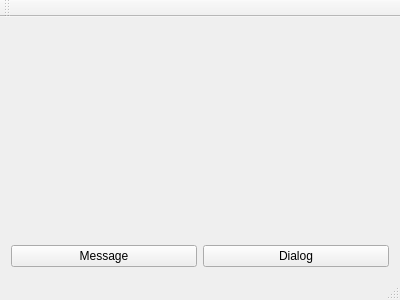
<?xml version="1.0" encoding="UTF-8"?>
<ui version="4.0">
 <class>MainWindow</class>
 <widget class="QMainWindow" name="MainWindow">
  <property name="geometry">
   <rect>
    <x>0</x>
    <y>0</y>
    <width>400</width>
    <height>300</height>
   </rect>
  </property>
  <property name="windowTitle">
   <string>MainWindow</string>
  </property>
  <widget class="QWidget" name="centralWidget">
   <layout class="QVBoxLayout" name="verticalLayout_2">
    <item>
     <layout class="QVBoxLayout" name="verticalLayout">
      <item>
       <widget class="QtAddons::QtLogViewer" name="logviewer" native="true"/>
      </item>
      <item>
       <layout class="QHBoxLayout" name="horizontalLayout">
        <item>
         <widget class="QPushButton" name="buttonMessage">
          <property name="text">
           <string>Message</string>
          </property>
         </widget>
        </item>
        <item>
         <widget class="QPushButton" name="buttonDialog">
          <property name="text">
           <string>Dialog</string>
          </property>
         </widget>
        </item>
       </layout>
      </item>
     </layout>
    </item>
   </layout>
  </widget>
  <widget class="QMenuBar" name="menuBar">
   <property name="geometry">
    <rect>
     <x>0</x>
     <y>0</y>
     <width>400</width>
     <height>22</height>
    </rect>
   </property>
  </widget>
  <widget class="QToolBar" name="mainToolBar">
   <attribute name="toolBarArea">
    <enum>TopToolBarArea</enum>
   </attribute>
   <attribute name="toolBarBreak">
    <bool>false</bool>
   </attribute>
  </widget>
  <widget class="QStatusBar" name="statusBar"/>
 </widget>
 <layoutdefault spacing="6" margin="11"/>
 <customwidgets>
  <customwidget>
   <class>QtAddons::QtLogViewer</class>
   <extends>QWidget</extends>
   <header location="global">qtlogviewer.h</header>
   <container>1</container>
  </customwidget>
 </customwidgets>
 <resources/>
 <connections/>
</ui>
